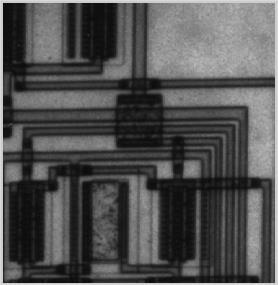
#> input picture Histogram Equalization/anh3.png, 278 x 285 px, found by its file name
$ python '2.2. Histogram_Matching.py'
#> lines starting #> are read from the running program, lines starting #| are printed output that depends on the picture
# Updated version: Work with PNG images for Histogram Matching

import numpy as np
from PIL import Image

# Function to read PNG image and convert to grayscale
def read_png(file_path):
    image = Image.open(file_path).convert('L')  # Convert to grayscale
    width, height = image.size
    pixels = np.array(image).flatten().tolist()
    return width, height, 255, pixels  # Max value for grayscale is 255

# Function to write output as PNG
def write_png(file_path, width, height, pixels):
    image = Image.fromarray(np.array(pixels, dtype=np.uint8).reshape((height, width)), mode='L')
    image.save(file_path)

# Function to calculate histogram
def calculate_histogram(pixels, max_val):
    histogram = [0] * (max_val + 1)
    for pixel in pixels:
        histogram[pixel] += 1
    total_pixels = len(pixels)
    normalized_histogram = [count / total_pixels for count in histogram]
    return normalized_histogram

# Function to compute CDF from histogram
def compute_cdf(histogram):
    cdf = [0] * len(histogram)
    cdf[0] = histogram[0]
    for i in range(1, len(histogram)):
        cdf[i] = cdf[i - 1] + histogram[i]
    return cdf

# Function for histogram matching
def histogram_matching(source_pixels, source_max_val, target_histogram):
    source_histogram = calculate_histogram(source_pixels, source_max_val)
    source_cdf = compute_cdf(source_histogram)
    target_cdf = compute_cdf(target_histogram)

    # Map source CDF to target CDF
    mapping = [0] * (source_max_val + 1)
    target_index = 0
    for source_index in range(source_max_val + 1):
        while target_index < len(target_cdf) - 1 and target_cdf[target_index] < source_cdf[source_index]:
            target_index += 1
        mapping[source_index] = target_index

    # Apply mapping to source pixels
    matched_pixels = [mapping[pixel] for pixel in source_pixels]
    return matched_pixels

# Function to plot image and histogram
def plot_image_and_histogram(image_pixels, width, height, histogram, title):
    # Reshape pixel data to 2D
    image = np.array(image_pixels, dtype=np.uint8).reshape((height, width))
    plt.figure(figsize=(12, 6))

    # Plot image
    plt.subplot(1, 2, 1)
    plt.imshow(image, cmap='gray', vmin=0, vmax=255)
    plt.title(f'{title} Image')
    plt.axis('off')

    # Plot histogram
    plt.subplot(1, 2, 2)
    plt.bar(range(len(histogram)), histogram, color='blue', alpha=0.7)
    plt.title(f'{title} Histogram')
    plt.xlabel('Pixel Value')
    plt.ylabel('Frequency')
    plt.show()

# Main process
def process_image(input_file, output_file, target_histogram):
    # Read the input image
#> called with output_file = 'output3.png'
    width, height, max_val, source_pixels = read_png(input_file)
#> in read_png, `pixels = np.array(image).flatten().tolist()`: pixels = 79230 items
#> width = 278; height = 285; max_val = 255; source_pixels = 79230 items

    # Normalize target histogram
    total = sum(target_histogram)
    target_histogram = [value / total for value in target_histogram]

    # Perform histogram matching
    matched_pixels = histogram_matching(source_pixels, max_val, target_histogram)
#> in calculate_histogram, `histogram = [0] * (max_val + 1)`: histogram = 256 values from 0 to 0
#> the loop in calculate_histogram, `for pixel in pixels:` made 79230 passes
#> pixel on passes 1 to 3: 208, 204, 199
#> after the loop in calculate_histogram, `for pixel in pixels:`: histogram = 256 values, max 1202 at index 18, min 0 at index 0, mean 309.5
#> in calculate_histogram, `total_pixels = len(pixels)`: total_pixels = 79230
#> in calculate_histogram, `normalized_histogram = [count / total_pixels for count in histogram]`: normalized_histogram = 256 values, max 0.0152 at index 18, min 0 at index 0, mean 0.00391
#> in histogram_matching, `source_histogram = calculate_histogram(source_pixels, source_max_val)`: source_histogram has the same summary as normalized_histogram in calculate_histogram
#> in compute_cdf, `cdf = [0] * len(histogram)`: cdf = 256 values from 0 to 0
#> after the loop in compute_cdf, `for i in range(1, len(histogram)):`: cdf = 256 values from 0 to 1
#> in histogram_matching, `mapping = [0] * (source_max_val + 1)`: mapping = 256 values from 0 to 0
#> after the loop in histogram_matching, `for source_index in range(source_max_val + 1):`: mapping = 256 values from 0 to 255
#> in histogram_matching, `matched_pixels = [mapping[pixel] for pixel in source_pixels]`: matched_pixels = 79230 items
#> matched_pixels = 79230 items

    # Write output image
    write_png(output_file, width, height, matched_pixels)
#> in write_png, `image = Image.fromarray(np.array(pixels, dtype=np.uint8).reshape((heig..`:
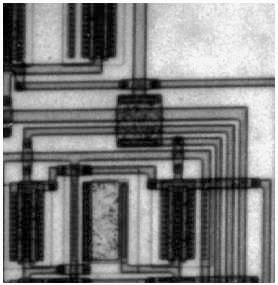
#> image: PIL image 278x285 L; min 0, max 255, mean 128.4

    # Plot original and matched images and histograms
    source_histogram = calculate_histogram(source_pixels, max_val)
#> the loop in calculate_histogram (call 2), `for pixel in pixels:` made 79230 passes
#> source_histogram has the same summary as normalized_histogram in calculate_histogram
    matched_histogram = calculate_histogram(matched_pixels, max_val)
#> matched_histogram = 256 values, max 0.0152 at index 17, min 0 at index 2, mean 0.00391

    plot_image_and_histogram(source_pixels, width, height, source_histogram, "Original")
    plot_image_and_histogram(matched_pixels, width, height, matched_histogram, "Result ")

# Example usage
input_file = "E:/Picture/Histogram Equalization/anh3.png"  # Replace with your uploaded file
output_file = "output3.png"

# Target histogram (uniform distribution)
target_histogram = [1] * 256

# Process the PNG image with histogram matching
#> (the run stopped early here; a loop or call above may not have finished)

$ run again, with Histogram Equalization/anh1.bmp saved as Histogram Equalization/anh3.png
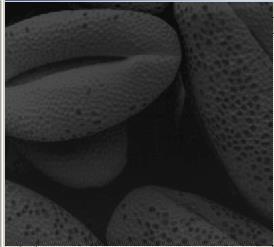
#> input picture Histogram Equalization/anh1.bmp, 274 x 247 px, found by its file name
#> pixels = 67678 items
#> in process_image, `width, height, max_val, source_pixels = read_png(input_file)`: width = 274; height = 247; max_val = 255; source_pixels = 67678 items
#> in calculate_histogram, `histogram = [0] * (max_val + 1)`: histogram = 256 values from 0 to 0
#> the loop in calculate_histogram, `for pixel in pixels:` made 67678 passes
#> pixel on passes 1 to 3: 184, 212, 244
#> after the loop in calculate_histogram, `for pixel in pixels:`: histogram = 256 values, max 2979 at index 20, min 0 at index 0, mean 264.4
#> total_pixels = 67678
#> normalized_histogram = 256 values, max 0.044 at index 20, min 0 at index 0, mean 0.00391
#> in histogram_matching, `source_histogram = calculate_histogram(source_pixels, source_max_val)`: source_histogram has the same summary as normalized_histogram in calculate_histogram
#> in compute_cdf, `cdf = [0] * len(histogram)`: cdf = 256 values from 0 to 0
#> after the loop in compute_cdf, `for i in range(1, len(histogram)):`: cdf = 256 values from 0 to 1
#> in histogram_matching, `mapping = [0] * (source_max_val + 1)`: mapping = 256 values from 0 to 0
#> after the loop in histogram_matching, `for source_index in range(source_max_val + 1):`: mapping = 256 values from 0 to 255
#> in histogram_matching, `matched_pixels = [mapping[pixel] for pixel in source_pixels]`: matched_pixels = 67678 items
#> in write_png, `image = Image.fromarray(np.array(pixels, dtype=np.uint8).reshape((heig..`:
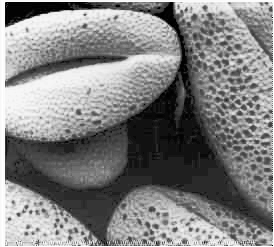
#> image: PIL image 274x247 L; min 0, max 255, mean 129.9
#> the loop in calculate_histogram (call 2), `for pixel in pixels:` made 67678 passes
#> in process_image, `source_histogram = calculate_histogram(source_pixels, max_val)`: source_histogram has the same summary as normalized_histogram in calculate_histogram
#> matched_histogram = 256 values, max 0.044 at index 42, min 0 at index 2, mean 0.00391
